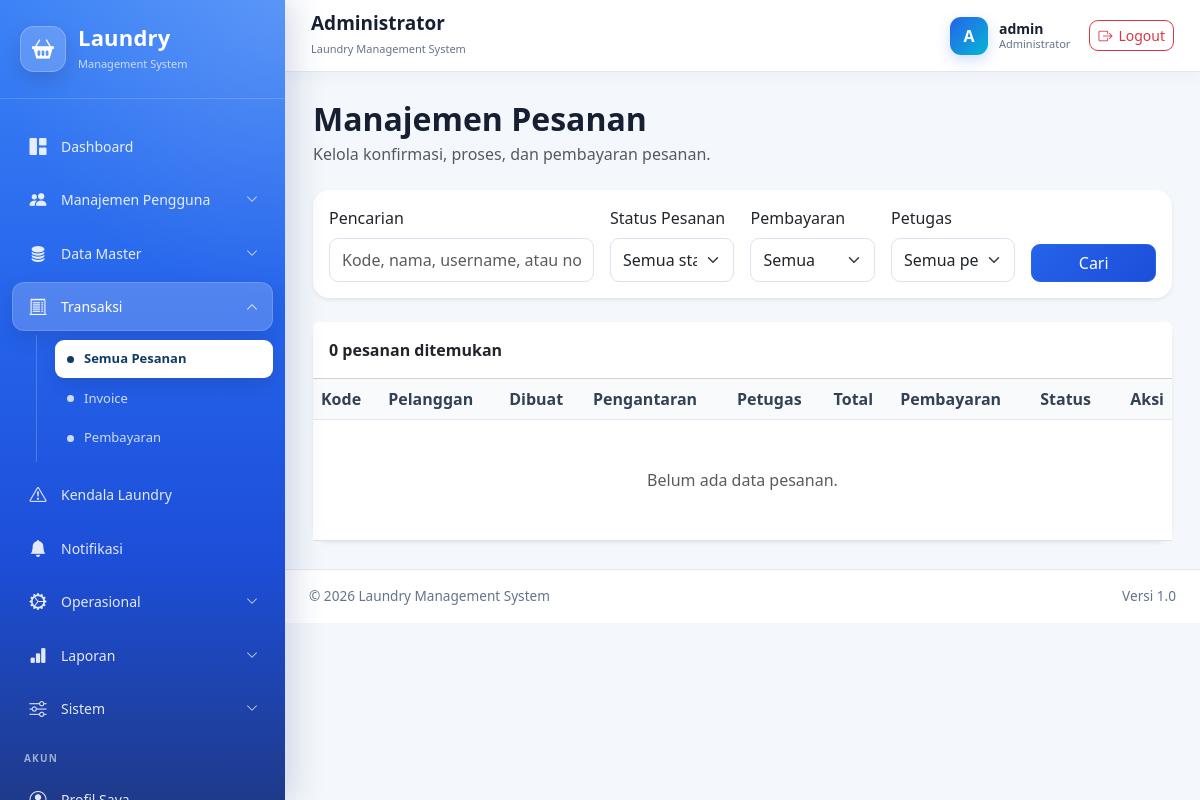
The page /administrator/pesanan/ (signed in) on the database its author committed.
### administrator/models.py (models this page shows, shortened)
class User(AbstractUser):
    class Role(models.TextChoices):
        ADMINISTRATOR = "administrator", "Administrator"
        KASIR = "kasir", "Kasir"
        PETUGAS_LAUNDRY = "petugaslaundry", "Petugas Laundry"
        PELANGGAN = "pelanggan", "Pelanggan"
    role = models.CharField(
        max_length=30,
        choices=Role.choices,
        default=Role.PELANGGAN,
        db_index=True,
        verbose_name="Hak akses",
    )
    nomor_hp = models.CharField(
        max_length=20,
        unique=True,
        verbose_name="Nomor HP",
    )
    alamat = models.TextField(
        blank=True,
        verbose_name="Alamat",
    )
    foto = models.ImageField(
        upload_to="pengguna/foto/",
        blank=True,
        null=True,
        verbose_name="Foto",
    )
    is_verified = models.BooleanField(
        default=False,
        db_index=True,
        verbose_name="Terverifikasi",
        help_text="Pelanggan harus diverifikasi administrator sebelum dapat login.",
    )
    verified_at = models.DateTimeField(
        blank=True,
        null=True,
        verbose_name="Waktu verifikasi",
    )
    verified_by = models.ForeignKey(
        "self",
        on_delete=models.SET_NULL,
        blank=True,
        null=True,
        related_name="pengguna_diverifikasi",
        verbose_name="Diverifikasi oleh",
    )
    email = models.EmailField(
        unique=True,
        verbose_name="Email",
    )
    class Meta:
        verbose_name = "Pengguna"
        verbose_name_plural = "Data Pengguna"
        ordering = ["username"]
    def verifikasi(self, administrator):
        """
        Memverifikasi akun pelanggan.
        """
        self.is_verified = True
        self.is_active = True
        self.verified_at = timezone.now()
        self.verified_by = administrator
        self.save(
            update_fields=[
                "is_verified",
                "is_active",
                "verified_at",
                "verified_by",
            ]
        )

### administrator/views_pesanan.py (the view, shortened to what this page needs)
@administrator_or_kasir_required
def pesanan_list(request):
    pesanan_queryset = (
        Pesanan.objects
        .select_related(
            "pelanggan",
            "kasir",
            "petugas_laundry",
            "promo",
            "metode_pembayaran",
            "area_layanan",
        )
        .all()
    )
    keyword = request.GET.get(
        "q",
        "",
    ).strip()
    status = request.GET.get(
        "status",
        "",
    ).strip()
    status_pembayaran = request.GET.get(
        "status_pembayaran",
        "",
    ).strip()
    petugas = request.GET.get(
        "petugas",
        "",
    ).strip()
    status_valid = {
        value
        for value, label
        in Pesanan.StatusPesanan.choices
    }
    if status in status_valid:
        pesanan_queryset = pesanan_queryset.filter(
            status=status
        )
    pembayaran_valid = {
        value
        for value, label
        in Pesanan.StatusPembayaran.choices
    }
    if status_pembayaran in pembayaran_valid:
        pesanan_queryset = pesanan_queryset.filter(
            status_pembayaran=status_pembayaran
        )
    if petugas.isdigit():
        pesanan_queryset = pesanan_queryset.filter(
            petugas_laundry_id=int(petugas)
        )
    jumlah_pesanan = pesanan_queryset.count()
    paginator = Paginator(
        pesanan_queryset,
        15,
    )
    page_obj = paginator.get_page(
        request.GET.get("page")
    )
    daftar_petugas = (
        User.objects.filter(
            role=User.Role.PETUGAS_LAUNDRY,
            is_active=True,
        )
        .order_by("first_name", "username")
    )
    context = {
        "page_obj": page_obj,
        "jumlah_pesanan": jumlah_pesanan,
        "keyword": keyword,
        "status_filter": status,
        "pembayaran_filter": status_pembayaran,
        "petugas_filter": petugas,
        "status_choices": (
            Pesanan.StatusPesanan.choices
        ),
        "pembayaran_choices": (
            Pesanan.StatusPembayaran.choices
        ),
        "daftar_petugas": daftar_petugas,
    }
    return render(
        request,
        (
            "administrator/pesanan/"
            "pesanan_list.html"
        ),
        context,
    )

### templates/administrator/pesanan/pesanan_list.html (shortened to what this page needs)
{% extends "base.html" %}
{% block content %}
<div class="d-flex justify-content-between align-items-center mb-4">
    <div>
        <h2 class="fw-bold mb-1">
            Manajemen Pesanan
        </h2>
        <p class="text-muted mb-0">
            Kelola konfirmasi, proses, dan pembayaran pesanan.
        </p>
    </div>
</div>
<div class="card border-0 shadow-sm mb-4">
    <div class="card-body">
        <form method="get">
            <div class="row g-3">
                <div class="col-lg-4">
                    <label class="form-label">
                        Pencarian
                    </label>
                    <input
                        type="text"
                        name="q"
                        value="{{ keyword }}"
                        class="form-control"
                        placeholder="Kode, nama, username, atau nomor HP"
                    >
                </div>
                <div class="col-md-4 col-lg-2">
                    <label class="form-label">
                        Status Pesanan
                    </label>
                    <select
                        name="status"
                        class="form-select"
                    >
                        <option value="">
                            Semua status
                        </option>
                    </select>
                </div>
                <div class="col-md-4 col-lg-2">
                    <label class="form-label">
                        Pembayaran
                    </label>
                    <select
                        name="status_pembayaran"
                        class="form-select"
                    >
                        <option value="">
                            Semua
                        </option>
                    </select>
                </div>
                <div class="col-md-4 col-lg-2">
                    <label class="form-label">
                        Petugas
                    </label>
                    <select
                        name="petugas"
                        class="form-select"
                    >
                        <option value="">
                            Semua petugas
                        </option>
                    </select>
                </div>
                <div class="col-lg-2 d-flex align-items-end">
                    <button
                        type="submit"
                        class="btn btn-primary w-100"
                    >
                        Cari
                    </button>
                </div>
            </div>
        </form>
    </div>
</div>
<div class="card border-0 shadow-sm">
    <div class="card-header bg-white py-3">
        <strong>
            {{ jumlah_pesanan }} pesanan ditemukan
        </strong>
    </div>
    <div class="card-body p-0">
        <div class="table-responsive">
            <table class="table table-hover align-middle mb-0">
                <thead class="table-light">
                    <tr>
                        <th>Kode</th>
                        <th>Pelanggan</th>
                        <th>Dibuat</th>
                        <th>Pengantaran</th>
                        <th>Petugas</th>
                        <th>Total</th>
                        <th>Pembayaran</th>
                        <th>Status</th>
                        <th class="text-end">
                            Aksi
                        </th>
                    </tr>
                </thead>
                <tbody>
                    {% for pesanan in page_obj %}
                        <tr>
                            <td>
                                <strong>
                                    {{ pesanan.kode_pesanan }}
                                </strong>
                            </td>
                            <td>
                                <div>
                                    {{ pesanan.pelanggan.get_full_name|default:pesanan.pelanggan.username }}
                                </div>
                                <small class="text-muted">
                                    {{ pesanan.pelanggan.nomor_hp }}
                                </small>
                            </td>
                            <td>
                                {{ pesanan.created_at|date:"d M Y" }}
                                <div class="small text-muted">
                                    {{ pesanan.created_at|time:"H:i" }}
                                </div>
                            </td>
                            <td>
                                {{ pesanan.get_jenis_pengantaran_display }}
                            </td>
                            <td>
                                {% if pesanan.petugas_laundry %}
                                    {{ pesanan.petugas_laundry.get_full_name|default:pesanan.petugas_laundry.username }}
                                {% else %}
                                    <span class="text-muted">
                                        Belum ditentukan
                                    </span>
                                {% endif %}
                            </td>
                            <td>
                                <strong>
                                    Rp{{ pesanan.total_biaya|floatformat:0 }}
                                </strong>
                            </td>
                            <td>
                                {% if pesanan.status_pembayaran == "lunas" %}
                                    <span class="badge bg-success">
                                        Lunas
                                    </span>
                                {% elif pesanan.status_pembayaran == "belum_dibayar" %}
                                    <span class="badge bg-secondary">
                                        Belum Dibayar
                                    </span>
                                {% elif pesanan.status_pembayaran == "menunggu_verifikasi" %}
                                    <span class="badge bg-warning text-dark">
                                        Menunggu Verifikasi
                                    </span>
                                {% else %}
                                    <span class="badge bg-info text-dark">
                                        {{ pesanan.get_status_pembayaran_display }}
                                    </span>
                                {% endif %}
                            </td>
                            <td>
                                {% if pesanan.status == "menunggu_konfirmasi" %}
                                    <span class="badge bg-warning text-dark">
                                        {{ pesanan.get_status_display }}
                                    </span>
                                {% elif pesanan.status == "selesai" %}
                                    <span class="badge bg-success">
                                        Selesai
                                    </span>
                                {% elif pesanan.status == "ditolak" or pesanan.status == "dibatalkan" %}
                                    <span class="badge bg-danger">
                                        {{ pesanan.get_status_display }}
                                    </span>
                                {% else %}
                                    <span class="badge bg-primary">
                                        {{ pesanan.get_status_display }}
                                    </span>
                                {% endif %}
                            </td>
                            <td class="text-end">
                                <a
                                    href="{% url 'administrator:pesanan_detail' pesanan.pk %}"
                                    class="btn btn-sm btn-outline-primary"
                                >
                                    Detail
                                </a>
                            </td>
                        </tr>
                    {% empty %}
                        <tr>
                            <td
                                colspan="9"
                                class="text-center text-muted py-5"
                            >
                                Belum ada data pesanan.
                            </td>
                        </tr>
                    {% endfor %}
                </tbody>
            </table>
        </div>
    </div>
</div>
{% endblock %}

### templates/includes/navbar.html (shortened to what this page needs)
<nav class="top-navbar">
    <div class="navbar-left">
        <div>
            <h5 class="navbar-title">
                {% if request.user.role == "administrator" %}
                    Administrator
                {% elif request.user.role == "kasir" %}
                    Kasir
                {% elif request.user.role == "petugaslaundry" %}
                    Petugas Laundry
                {% elif request.user.role == "pelanggan" %}
                    Pelanggan
                {% else %}
                    Laundry Management System
                {% endif %}
            </h5>
            <small class="navbar-subtitle">
                Laundry Management System
            </small>
        </div>
    </div>
    <div class="navbar-user">
        <div class="user-avatar">
            {{ request.user.username|first|upper }}
        </div>
        <div class="user-info">
            <span class="user-name">
                {{ request.user.get_full_name|default:request.user.username }}
            </span>
            <small>
                {{ request.user.get_role_display }}
            </small>
        </div>
        <a
            href="{% url 'logout' %}"
            class="btn btn-outline-danger btn-sm logout-button"
            title="Logout"
        >
            <i class="bi bi-box-arrow-right"></i>
            <span>Logout</span>
        </a>
    </div>
</nav>

### static/css/style.css (style rules this page uses)
:root { --sidebar-width: 285px; --primary: #2563eb; --primary-dark: #1d4ed8; --primary-deep: #1e3a8a; --primary-soft: #dbeafe; --cyan: #06b6d4; --body-bg: #f4f7fb; --text-dark: #172033; --text-muted: #64748b; --white: #ffffff; --border: #e2e8f0; }
* { box-sizing: border-box; }
html, body { min-height: 100%; }
body { margin: 0; background: var(--body-bg); color: var(--text-dark); font-family: "Segoe UI", Tahoma, Geneva, Verdana, sans-serif; }
.top-navbar { position: sticky; top: 0; z-index: 1020; display: flex; align-items: center; justify-content: space-between; min-height: 72px; padding: 12px 26px; background: rgba(255, 255, 255, 0.94); border-bottom: 1px solid var(--border); box-shadow: 0 4px 15px rgba(15, 23, 42, 0.04); backdrop-filter: blur(12px); }
.navbar-title { margin: 0; color: var(--text-dark); font-size: 19px; font-weight: 700; }
.navbar-subtitle { color: var(--text-muted); font-size: 11px; }
.navbar-user { display: flex; align-items: center; gap: 11px; }
.user-avatar { display: grid; width: 38px; height: 38px; place-items: center; color: var(--white); background: linear-gradient(135deg, var(--primary), var(--cyan)); border-radius: 11px; font-weight: 700; box-shadow: 0 5px 14px rgba(37, 99, 235, 0.22); }
.user-info { display: flex; flex-direction: column; line-height: 1.2; }
.user-name { color: var(--text-dark); font-size: 14px; font-weight: 600; }
.user-info small { color: var(--text-muted); font-size: 11px; }
.logout-button { display: inline-flex; align-items: center; gap: 6px; margin-left: 8px; border-radius: 9px; }
.card { border: 1px solid rgba(226, 232, 240, 0.8); border-radius: 16px; box-shadow: 0 10px 28px rgba(15, 23, 42, 0.06); }
.btn { border-radius: 9px; }
.btn-primary { background: linear-gradient(135deg, var(--primary), var(--primary-dark)); border-color: var(--primary); }
.form-control, .form-select { min-height: 44px; border-color: #dbe3ee; border-radius: 9px; }
.table thead th { color: #334155; background: #f8fafc; border-bottom: 1px solid var(--border); font-weight: 700; }

### rows shown on the page
User: user.username|first "A", user.get_full_name "admin", user.role "Administrator"

### other values the page prints
{{ jumlah_pesanan }} "0"
